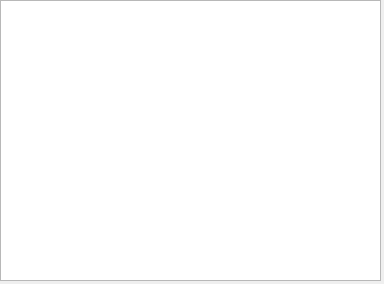
<?xml version="1.0" encoding="UTF-8"?>
<ui version="4.0">
 <class>GameHistory</class>
 <widget class="QDialog" name="GameHistory">
  <property name="geometry">
   <rect>
    <x>0</x>
    <y>0</y>
    <width>384</width>
    <height>284</height>
   </rect>
  </property>
  <property name="windowTitle">
   <string>Dialog</string>
  </property>
  <widget class="QListWidget" name="listWidget">
   <property name="geometry">
    <rect>
     <x>0</x>
     <y>0</y>
     <width>381</width>
     <height>281</height>
    </rect>
   </property>
  </widget>
 </widget>
 <resources/>
 <connections/>
</ui>
